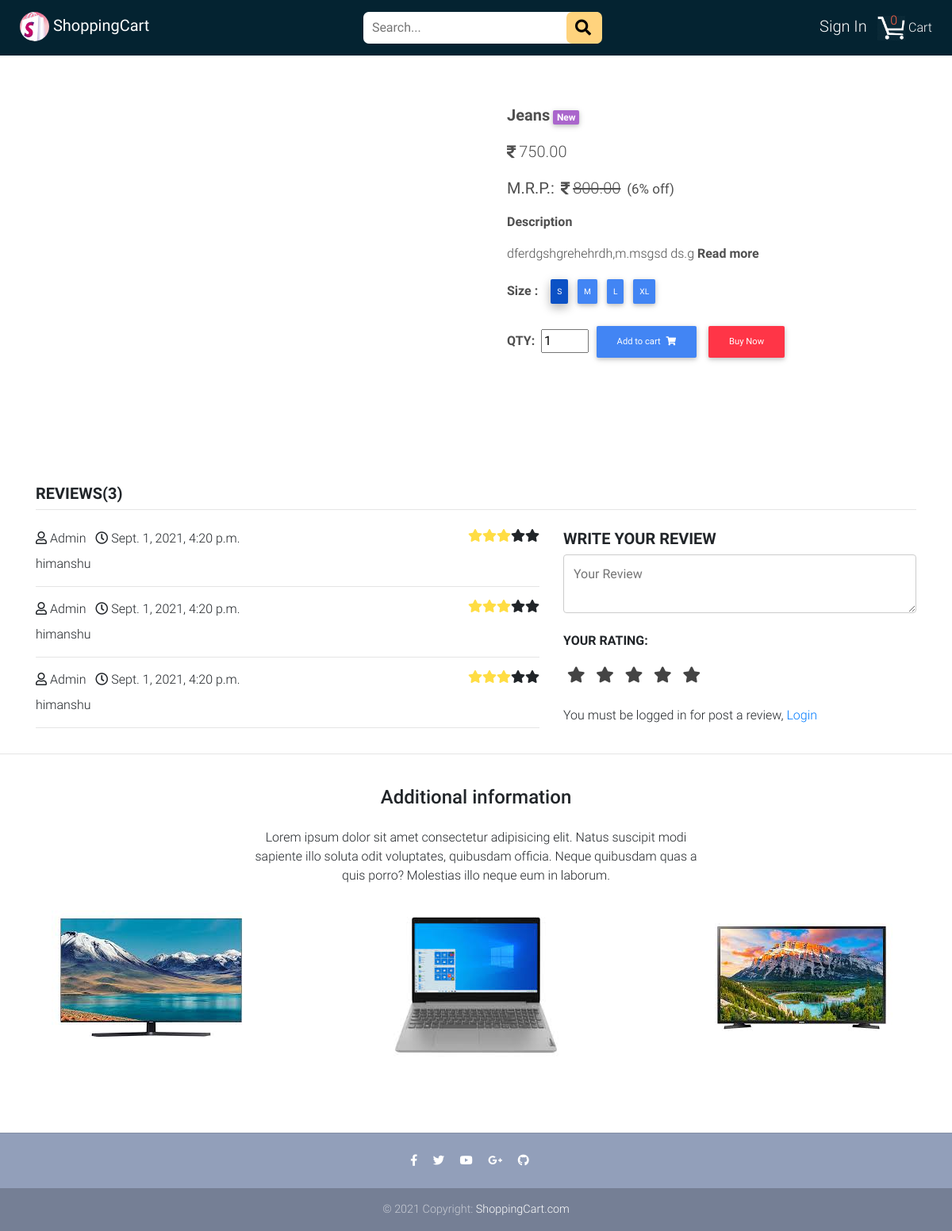
The page /product-detail/9/ on the database its author committed.
### myshop/models.py (models this page shows, shortened)
class Product(models.Model):
    title = models.CharField(max_length=100)
    price = models.IntegerField()
    discounted_price = models.IntegerField(blank=True, null=True)
    description = models.TextField()
    tag = models.CharField(choices=LABEL_CHOICES,
                           max_length=15, blank=True, null=True)
    label = models.CharField(choices=LABEL_COLOR_CHOICES,
                             max_length=1, blank=True, null=True)
    brand = models.CharField(max_length=50)
    size = MultiSelectField(choices=SIZE_CHOICES, blank=True, null=True)
    category = models.ForeignKey(Category, on_delete=models.CASCADE)
    image = models.ImageField(upload_to='images')

class Review(models.Model):
    user = models.ForeignKey(User, models.CASCADE)
    product = models.ForeignKey(Product, models.CASCADE)
    comment = models.TextField(max_length=250)
    rate = models.IntegerField(default=0)
    created_at = models.DateTimeField(auto_now_add=True)

### myshop/views.py (the view)
# urls.py: path('product-detail/<int:id>/', views.ProductDetail, name='product_detail'),
def ProductDetail(request, id):
    product = Product.objects.filter(id=id)
    single_product = Product.objects.get(id=id)
    prod_img = Product_Image.objects.filter(product_id=id)
    off_percentage = 0
    if single_product.discounted_price:
        discount_cost = single_product.price - single_product.discounted_price
        off_percentage = (discount_cost * 100) / single_product.price
    product_discount_percentage = round(off_percentage)
    review = Review.objects.filter(product=single_product)
    p = product.first()
    cart_quantity = 0
    item_already_in_cart = False
    user = request.user
    if user.is_authenticated:
        item_already_in_cart = Cart.objects.filter(
            Q(product=p.id) & Q(user=request.user)).exists()
        cart_item = Cart.objects.filter(user=user)
        for i in cart_item:
            cart_quantity += i.quantity
    context = {
        'reviews': review,
        'cart_quantity': cart_quantity,
        'product': product,
        'single_product': single_product,
        'product_discount_percentage': product_discount_percentage,
        'prod_img': prod_img,
        'item_already_in_cart': item_already_in_cart
    }
    return render(request, 'product_detail.html', context)

### myshop/templates/product_detail.html (shortened to what this page needs)
{% extends "base.html" %}
{% load static %}
{% load humanize %}
{% block content %}
<main class="mt-5 pt-4" style="overflow-x: hidden;">
  <div class="container dark-grey-text mt-5" style="word-wrap: break-word;">
    <div class="row">
      <div class="col-md-6 mb-2">
        <div class="mb-4" style="display: flex; justify-content: center; width: 100%; height: 400px;">
        </div>
      </div>
      {% for prod in product %}
      <div class="col-md-6 mb-4">
        <div class="px-4" style="word-wrap: break-word;">
          <a>
            <p class="d-inline lead font-weight-bold">{{ prod.title }}</p>
            {% if prod.label %}
            <span class="badge {{prod.get_label_display}}-color">{{prod.tag}}</span>
            {% endif %}
          </a>
          <p class="lead mt-2">
            {% if prod.discounted_price %}
          <div class="mr-1" style="font-size: 15px;">
            <span style="font-size: 20px;"><i class="fa mr-1"
                style="font-size: 18px;">&#xf156;</i>{{prod.discounted_price|intcomma}}.00</span>
          </div>
          <div class="mt-3">
            <span style="font-size: 20px;"><strong>M.R.P.:</strong><del class="ml-2 mr-1"><i class="fa mr-1"
                  style="font-size: 18px;">&#xf156;</i>{{prod.price|intcomma}}.00</del></span>
            <small style="font-size: 17px;">({{product_discount_percentage}}% off)</small>
          </div>
          {% else %}
          <span><i class="fa mr-1" style="font-size: 18px;">&#xf156;</i>{{prod.price|intcomma}}.00</span>
          {% endif %}
          </p>
          <p class="font-weight-bold">Description</p>
          <p><span id="dots">{{prod.description|truncatewords:75}}</span>
            <a class="font-weight-bold" onclick="readMore()" id="readmore">Read more</a>
          </p>
          {% if single_product.size %}
          <div class="row">
            <div class="col-auto prod-size">
              <ul class="list-inline pb-2">
                <li class="list-inline-item font-weight-bold">Size :</li>
                 {% for field in single_product.size  %}
                  <label for="{{forloop.counter0}}" class="btn btn-primary btn-sm p-2 m-1 prodsize  {% if forloop.counter0 == 0 %} active {% endif %}">{{field}}</label>
                {% endfor %}
              </ul>
            </div>
          </div>
          {% endif %}
          <form class="d-inline justify-content-left">
            <strong class="font-weight-bold mr-1"><label for="qty">QTY:<label></strong>
            <input type="number" value="1" id="qty" name="qty" style="width: 60px;">
            {% if user.is_authenticated %}
            {% if item_already_in_cart %}
            <a href="{% url 'cart_item' %}" class="btn btn-warning btn-md my-0">Go to cart
              <i class="fas fa-shopping-cart ml-1"></i>
            </a>
            {% else %}
            <button class="btn btn-primary btn-md my-0" type="submit" formaction="/add-to-cart">Add to cart
              <i class="fas fa-shopping-cart ml-1"></i>
            </button>
            {% endif %}
            {% else %}
            <a href="{% url 'login' %}" class="btn btn-primary btn-md my-0" type="submit">Add to cart
              <i class="fas fa-shopping-cart ml-1"></i>
            </a>
            {% endif %}
            <button href="/buyNow/" type="submit" class="btn btn-danger btn-md my-0" formaction="/buyNow">Buy Now</button>
          </form>
        </div>
      </div>
      {% endfor %}
    </div>
  </div>
  <div class="container mt-5">
    <h5 class="text-uppercase font-weight-bold">Reviews({{reviews|length}})</h5>
    <hr class="mt-0 pt-0">
    <div class="row">
      <div class="col-sm-7 mt-2">
        {% if reviews %}
        {% for review in reviews %}
        <div class="review-heading">
          <a class="text-capitalize"><i class="far fa-user mr-1"></i>{{review.user.username}}</a>
          <a class="ml-2"><i class="far fa-clock mr-1"></i>{{review.created_at}}</a>
          <i class="fa fa-star {% if review.rate > 4 %} checked {% endif %}" style="float: right;"></i>
          <i class="fa fa-star {% if review.rate > 3 %} checked {% endif %}" style="float: right;"></i>
          <i class="fa fa-star {% if review.rate > 2 %} checked {% endif %}" style="float: right;"></i>
          <i class="fa fa-star {% if review.rate > 1 %} checked {% endif %}" style="float: right;"></i>
          <i class="fa fa-star {% if review.rate > 0 %} checked {% endif %}" style="float: right;"></i>
        </div>
        <div class="review-body mt-2">
          <p>{{review.comment}}</p>
        </div>
        <hr>
        {% endfor %}
        {% else %}
        Doesn't have any review !!
        {% endif %}
      </div>
      <div class="col-sm-5 mt-2">
        <h5 class="text-uppercase font-weight-bold">Write Your Review</h5>
        <form class="review-form" method="GET" action="/review">
          <div class="form-group">
            <textarea class="input" type="text" name="comment" placeholder="Your Review" required></textarea>
          </div>
          <div class="form-group">
            <div class="input rating">
              <p class="text-uppercase font-weight-bold">Your Rating: </p>
              <div class="rating-wrapper">
                <input type="radio" id="star-5" name="rate" value="5" /><label for="star-5" class="fas fa-star"></label>
                <input type="radio" id="star-4" name="rate" value="4" /><label for="star-4" class="fas fa-star"></label>
                <input type="radio" id="star-3" name="rate" value="3" /><label for="star-3" class="fas fa-star"></label>
                <input type="radio" id="star-2" name="rate" value="2" /><label for="star-2" class="fas fa-star"></label>
                <input type="radio" id="star-1" name="rate" value="1" required /><label for="star-1"
                  class="fas fa-star"></label>
              </div>
            </div>
          </div>
          {% if user.is_authenticated %}
          <button class="btn btn-danger btn-md m-0" type="submit">Post</button>
          {% else %}
          <p>You must be logged in for post a review, <a href="{% url 'login' %}">Login</a></p>
          {% endif %}
        </form>
      </div>
    </div>
  </div>
  <hr>
  <div class="row d-flex justify-content-center">
    <div class="col-md-6 text-center">
      <h4 class="my-4 h4">Additional information</h4>
      <p>Lorem ipsum dolor sit amet consectetur adipisicing elit. Natus suscipit modi sapiente illo soluta odit
        voluptates,
        quibusdam officia. Neque quibusdam quas a quis porro? Molestias illo neque eum in laborum.</p>
    </div>
  </div>
  <div class="row text-center">
    <div class="col-lg-4 col-md-12 mb-4">
      <img src="{% static 'img/15.jpg' %}" class="img-fluid" alt="">
    </div>
    <div class="col-lg-4 col-md-6 mb-4">
      <img src="{% static 'img/39.jpg' %}" class="img-fluid" alt="">
    </div>
    <div class="col-lg-4 col-md-6 mb-4">
      <img src="{% static 'img/16.jpg' %}" class="img-fluid" alt="">
    </div>
  </div>
</main>
{% endblock %}

### rows shown on the page
Product: title "Jeans", tag "New", discounted_price "750", price "800", product_discount_percentage "6", description "dferdgshgrehehrdh,m.msgsd ds.g", size "S" "M" "L" "XL"
Review: user.username "Admin", created_at "Sept. 1, 2021, 4:20 p.m.", comment "himanshu"
Review: user.username "Admin", created_at "Sept. 1, 2021, 4:20 p.m.", comment "himanshu"
Review: user.username "Admin", created_at "Sept. 1, 2021, 4:20 p.m.", comment "himanshu"

### other values the page prints
{{ reviews|length }} "3"
